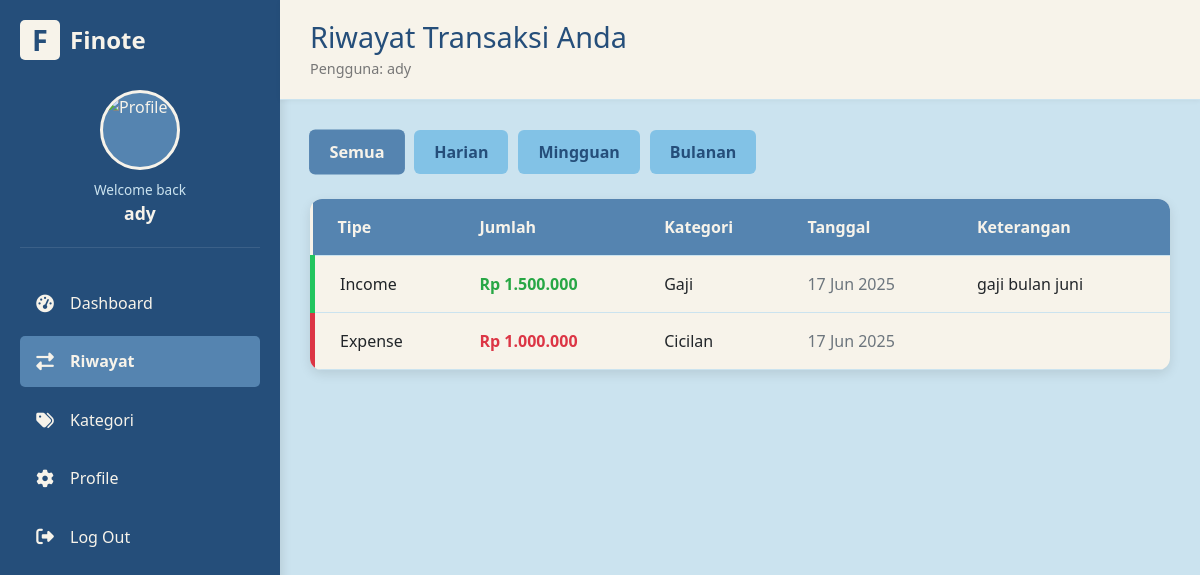
The app's page /user/riwayat.php (signed in) with its own data.
### tables this page shows
CREATE TABLE `transactions` (
  `id` int NOT NULL,
  `user_id` int NOT NULL,
  `category_id` int DEFAULT NULL,
  `type` enum('income','expense') NOT NULL,
  `amount` decimal(15,2) NOT NULL,
  `description` text,
  `transaction_date` date NOT NULL,
  `created_at` datetime DEFAULT CURRENT_TIMESTAMP
);

CREATE TABLE `categories` (
  `id` int NOT NULL,
  `name` varchar(255) NOT NULL,
  `created_at` datetime DEFAULT CURRENT_TIMESTAMP,
  `type` enum('income','expense') NOT NULL DEFAULT 'expense'
);

### includes/auth.php (called while the page is built, shortened)
<?php
function get_user_id() {
    return isset($_SESSION['id']) ? $_SESSION['id'] : null;
}
?>

### user/riwayat.php (the view, shortened to what this page needs)
<?php
require_once '../includes/auth.php';
$id = get_user_id();
$username = $_SESSION['username'] ?? 'User';
$user_data_from_db = [];
$query_user_data = "SELECT photo, email FROM users WHERE id = ?";
if ($stmt_user_data = $conn->prepare($query_user_data)) {
    $stmt_user_data->bind_param("i", $id);
    if ($stmt_user_data->execute()) {
        $result_user_data = $stmt_user_data->get_result();
        $user_data_from_db = $result_user_data->fetch_assoc();
    }
}
$photo_db_name = $user_data_from_db['photo'] ?? '';
$photo_url = (!empty($photo_db_name) && file_exists('../uploads/' . $photo_db_name))
             ? BASE_URL . '/uploads/' . $photo_db_name
             : BASE_URL . '/assets/profile.jpeg';
$filter = $_GET['filter'] ?? 'all';
$where_clauses = ["t.user_id = ?"];
$param_types = 'i';
$param_values = [$id];
$where_sql = "WHERE " . implode(" AND ", $where_clauses);
$query_transactions = "
    SELECT t.*, c.name AS category_name
    FROM transactions t
    JOIN categories c ON t.category_id = c.id
    $where_sql
    ORDER BY t.transaction_date DESC
";
if ($stmt_transactions = $conn->prepare($query_transactions)) {
    $stmt_transactions->bind_param($param_types, ...$param_values);
    if ($stmt_transactions->execute()) {
        $result = $stmt_transactions->get_result();
    } else {
        die("Query Error: " . $stmt_transactions->error);
    }
} else {
    die("Prepare Statement Error: " . $conn->error);
}
?>
<!DOCTYPE html>
<html lang="id">
<head>
    <link href="https://cdn.jsdelivr.net/npm/bootstrap@5.3.3/dist/css/bootstrap.min.css" rel="stylesheet">
    <link rel="stylesheet" href="https://cdnjs.cloudflare.com/ajax/libs/font-awesome/6.5.2/css/all.min.css" />
</head>
<body>
    <div class="sidebar">
        <div class="logo">
            <div class="logo-icon">F</div>
            <span>Finote</span>
        </div>
        <div class="profile">
            <div class="avatar">
                <img src="<?= htmlspecialchars($photo_url) ?>" alt="Profile">
            </div>
            <span class="welcome">Welcome back</span>
            <span class="name"><?php echo htmlspecialchars($username); ?></span>
        </div>
        <ul class="menu">
            <li class="menu-item">
                <a href="<?= BASE_URL ?>/user/dashboard.php">
                    <span class="menu-icon"><i class="fas fa-tachometer-alt"></i></span>
                    <span>Dashboard</span>
                </a>
            </li>
            <li class="menu-item active">
                <a href="<?= BASE_URL ?>/user/riwayat.php">
                    <span class="menu-icon"><i class="fas fa-exchange-alt"></i></span>
                    <span>Riwayat</span>
                </a>
            </li>
            <li class="menu-item">
                <a href="<?= BASE_URL ?>/user/categories.php">
                    <span class="menu-icon"><i class="fas fa-tags"></i></span>
                    <span>Kategori</span>
                </a>
            </li>
            <li class="menu-item">
                <a href="<?= BASE_URL ?>/user/profile.php">
                    <span class="menu-icon"><i class="fas fa-cog"></i></span>
                    <span>Profile</span>
                </a>
            </li>
            <li class="menu-item">
                <a href="<?= BASE_URL ?>/logout.php">
                    <span class="menu-icon"><i class="fas fa-sign-out-alt"></i></span>
                    <span>Log Out</span>
                </a>
            </li>
        </ul>
    </div>
    <div class="main-content">
        <div class="header">
            <div class="title">
                <h1>Riwayat Transaksi Anda</h1>
                <div class="subtitle">Pengguna: <?= htmlspecialchars($username) ?></div>
            </div>
        </div>
        <div class="content">
            <div class="filters">
                <a href="<?= BASE_URL ?>/user/riwayat.php" class="<?php echo ($filter === 'all' ? 'active' : ''); ?>"><button>Semua</button></a>
                <a href="<?= BASE_URL ?>/user/riwayat.php?filter=harian" class="<?php echo ($filter === 'harian' ? 'active' : ''); ?>"><button>Harian</button></a>
                <a href="<?= BASE_URL ?>/user/riwayat.php?filter=mingguan" class="<?php echo ($filter === 'mingguan' ? 'active' : ''); ?>"><button>Mingguan</button></a>
                <a href="<?= BASE_URL ?>/user/riwayat.php?filter=bulanan" class="<?php echo ($filter === 'bulanan' ? 'active' : ''); ?>"><button>Bulanan</button></a>
            </div>
            <table>
                <thead>
                    <tr>
                        <th>Tipe</th>
                        <th>Jumlah</th>
                        <th>Kategori</th>
                        <th>Tanggal</th>
                        <th>Keterangan</th>
                    </tr>
                </thead>
                <tbody>
                    <?php if ($result->num_rows > 0): ?>
                        <?php while ($row = $result->fetch_assoc()): ?>
                            <tr>
                                <td class="<?= $row['type'] === 'income' ? 'income-border' : 'expense-border' ?>" data-label="Tipe"><?= ucfirst($row['type']) ?></td>
                                <td class="<?= $row['type'] === 'income' ? 'amount-income' : 'amount-expense' ?>" data-label="Jumlah">
                                    Rp <?= number_format($row['amount'], 0, ',', '.') ?>
                                </td>
                                <td data-label="Kategori"><?= htmlspecialchars($row['category_name']) ?></td>
                                <td class="text-muted" data-label="Tanggal"><?= date('d M Y', strtotime($row['transaction_date'])) ?></td>
                                <td data-label="Keterangan"><?= htmlspecialchars($row['description']) ?></td>
                            </tr>
                        <?php endwhile; ?>
                    <?php else: ?>
                        <tr>
                            <td colspan="5" style="text-align:center; padding: 20px;">Tidak ada transaksi untuk filter ini.</td>
                        </tr>
                    <?php endif; ?>
                </tbody>
            </table>
        </div>
    </div>
</body>
</html>

### user/riwayat.php (style rules this page uses)
:root { --color-dark-blue: #254E7A; --color-medium-blue: #5584B0; --color-light-blue: #82C2E6; --color-baby-blue: #CBE3EF; --color-off-white: #F7F3EA; }
body { font-family: 'Segoe UI', Tahoma, Geneva, Verdana, sans-serif; background-color: var(--color-baby-blue); display: flex; min-height: 100vh; margin: 0; }
.sidebar { width: 280px; background-color: var(--color-dark-blue); color: var(--color-off-white); padding: 20px; box-shadow: 2px 0 10px rgba(0,0,0,0.1); flex-shrink: 0; }
.logo { display: flex; align-items: center; gap: 10px; margin-bottom: 30px; font-size: 1.5rem; font-weight: bold; }
.logo-icon { width: 40px; height: 40px; background-color: var(--color-off-white); color: var(--color-dark-blue); display: flex; align-items: center; justify-content: center; border-radius: 5px; font-weight: bold; font-size: 1.2em; }
.profile { display: flex; flex-direction: column; align-items: center; margin-bottom: 30px; padding-bottom: 20px; border-bottom: 1px solid rgba(255,255,255,0.1); }
.avatar { width: 80px; height: 80px; border-radius: 50%; background-color: var(--color-medium-blue); margin-bottom: 10px; overflow: hidden; border: 3px solid var(--color-off-white); }
.avatar img { width: 100%; height: 100%; object-fit: cover; }
.welcome { font-size: 0.85rem; color: var(--color-baby-blue); }
.name { font-weight: 600; font-size: 1.1rem; color: var(--color-off-white); }
.menu { list-style: none; padding: 0; margin: 0; }
.menu-item { display: flex; align-items: center; padding: 12px 15px; border-radius: 5px; margin-bottom: 8px; cursor: pointer; transition: background-color 0.3s, color 0.3s; }
.menu-item.active { background-color: var(--color-medium-blue); color: var(--color-off-white); font-weight: 600; }
.menu-item a { color: inherit; text-decoration: none; display: flex; align-items: center; width: 100%; }
.menu-icon { margin-right: 15px; width: 20px; text-align: center; font-size: 1.1em; }
.main-content { flex: 1; display: flex; flex-direction: column; }
.header { background-color: var(--color-off-white); padding: 20px 30px; border-bottom: 1px solid var(--color-baby-blue); display: flex; justify-content: space-between; align-items: center; box-shadow: 0 1px 5px rgba(0,0,0,0.05); }
.title h1 { font-size: 1.8rem; margin-bottom: 3px; color: var(--color-dark-blue); }
.subtitle { font-size: 0.9rem; color: #777; }
.content { padding: 30px; flex: 1; overflow-y: auto; }
.filters { display: flex; gap: 10px; flex-wrap: wrap; margin-bottom: 25px; }
.filters a { text-decoration: none; }
.filters a button { background-color: var(--color-light-blue); border: none; padding: 10px 20px; border-radius: 6px; cursor: pointer; color: var(--color-dark-blue); font-weight: bold; transition: 0.3s ease; display: inline-flex; align-items: center; justify-content: center; white-space: nowrap; }
.filters a button:hover, .filters a.active button { background-color: var(--color-medium-blue); color: var(--color-off-white); transform: scale(1.02); }
table { width: 100%; border-collapse: collapse; background-color: var(--color-off-white); border-radius: 12px; overflow: hidden; box-shadow: 0 4px 12px rgba(0, 0, 0, 0.1); }
thead { background-color: var(--color-medium-blue); color: var(--color-off-white); }
th, td { padding: 16px; text-align: left; border-bottom: 1px solid var(--color-baby-blue); }
th:first-child, td:first-child { padding-left: 25px; }
th:last-child, td:last-child { padding-right: 25px; }
tbody tr { transition: background-color 0.3s; }
tbody tr td:first-child { border-left: 5px solid; }
tbody tr td.income-border { border-left-color: #22c55e; }
tbody tr td.expense-border { border-left-color: #dc3545; }
.amount-income { color: #28a745; font-weight: bold; }
.amount-expense { color: #dc3545; font-weight: bold; }
.text-muted { color: #6c757d !important; }

### records on screen
transactions: type "Income", amount "1.500.000", category.name "Gaji", transaction_date "17 Jun 2025", description "gaji bulan juni"
transactions: type "Expense", amount "1.000.000", category.name "Cicilan", transaction_date "17 Jun 2025"

### other values on screen
$username "ady"
